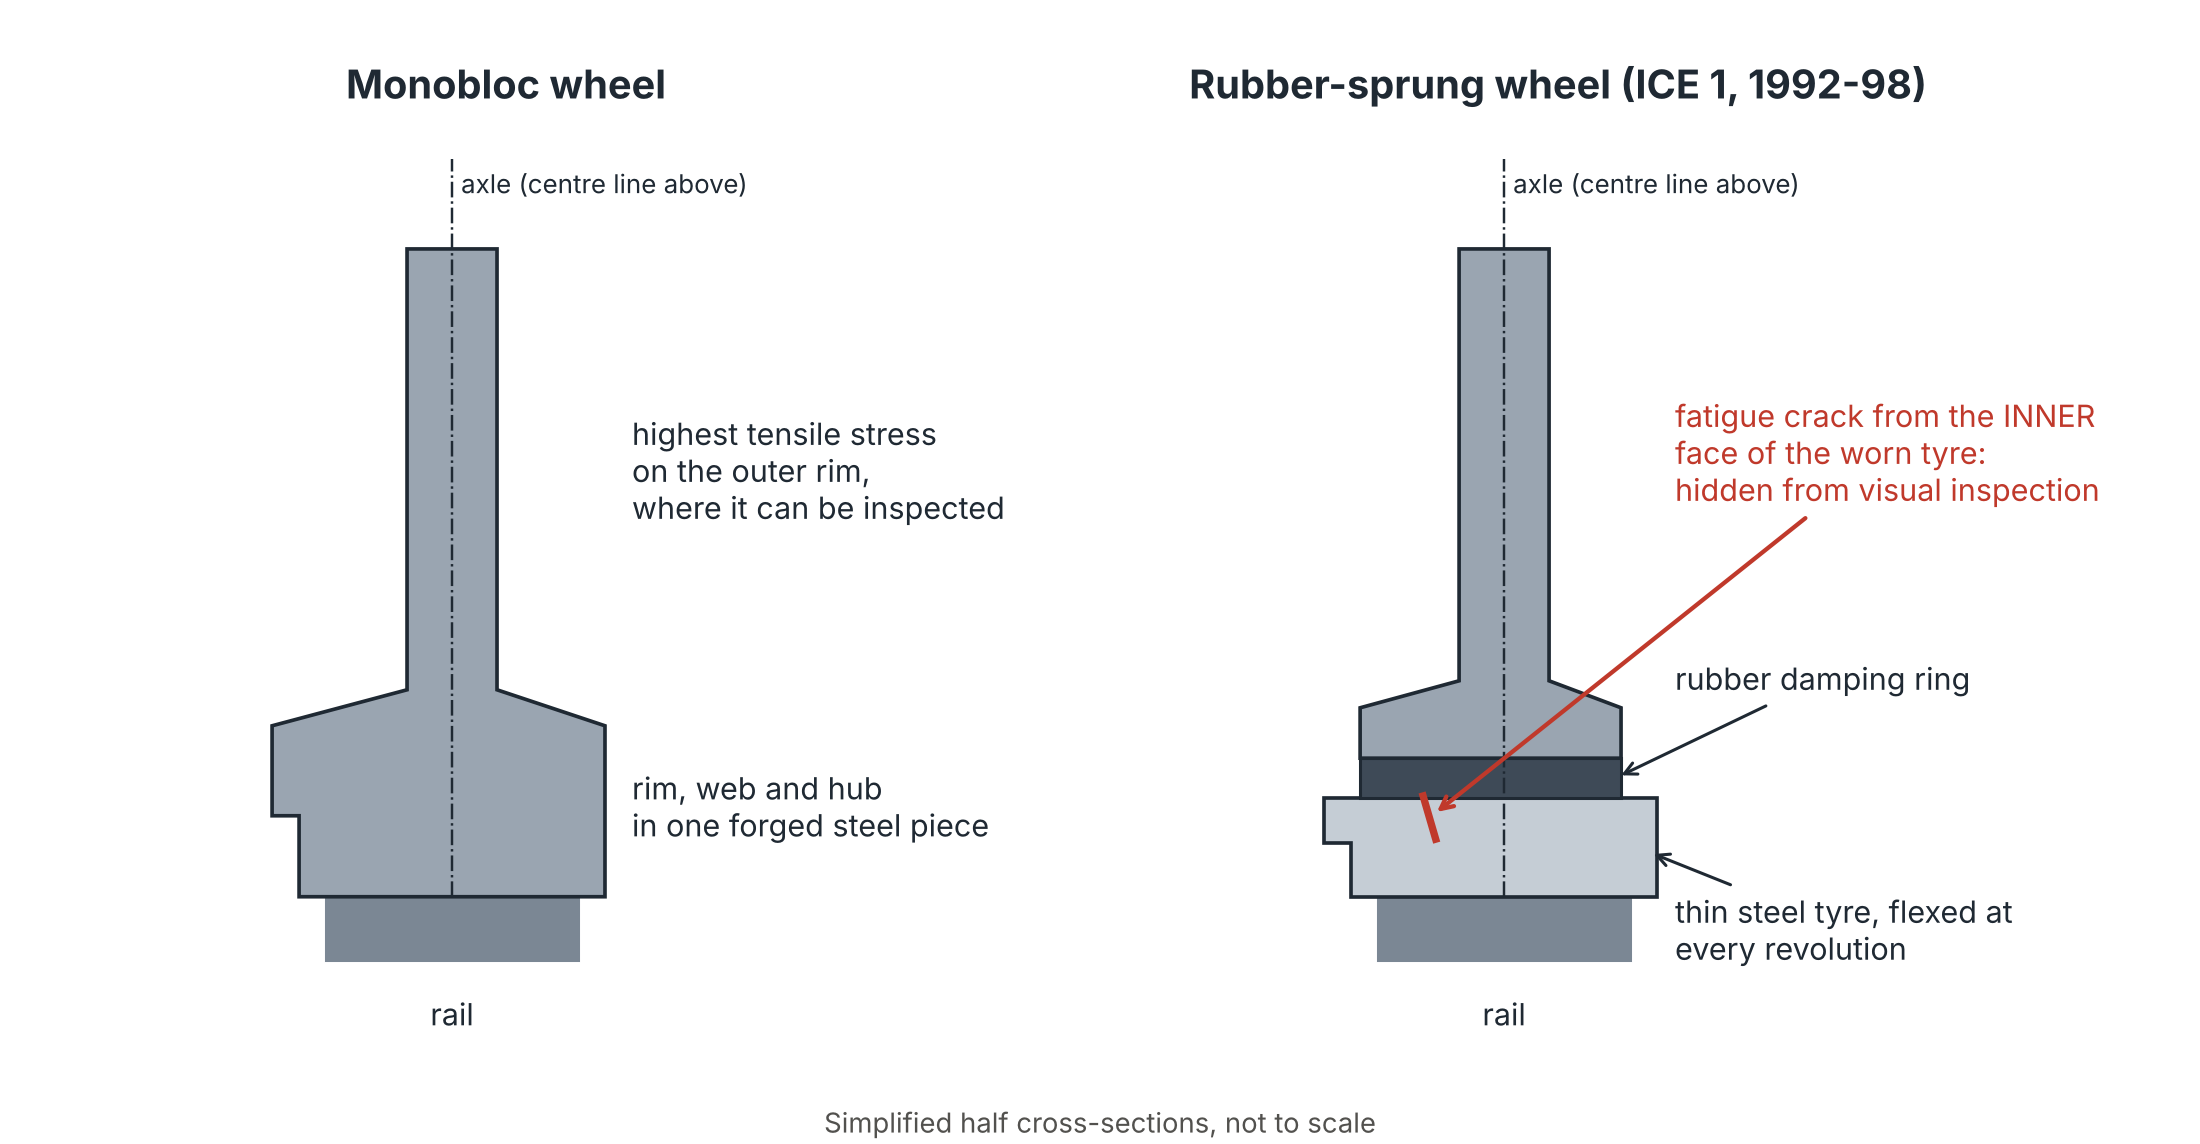

Python code for this plot:
"""Schematic half cross-sections: monobloc wheel vs rubber-sprung (resilient) wheel of the ICE 1
(original simplified drawing, not to scale) -> 04_eschede_wheel_schematic.png"""
import matplotlib
matplotlib.use("Agg")
import matplotlib.pyplot as plt
from matplotlib.patches import Polygon, Rectangle

STEEL, RUBBER, TYRE, INK, RED = "#9AA5B1", "#3E4A57", "#C5CDD5", "#1F2933", "#C0392B"
fig, axs = plt.subplots(1, 2, figsize=(10, 5.2), dpi=220)

def rail(ax):
    ax.add_patch(Rectangle((0.3, -0.55), 1.4, 0.35, color="#7B8794"))
    ax.text(1.0, -0.75, "rail", ha="center", va="top", fontsize=10, color=INK)

def frame(ax, title):
    ax.set_xlim(-0.6, 3.2); ax.set_ylim(-1.2, 4.6); ax.set_aspect("equal"); ax.axis("off")
    ax.text(1.3, 4.45, title, ha="center", va="top", fontsize=13, weight="bold", color=INK)
    ax.plot([1.0, 1.0], [-0.2, 3.9], color=INK, lw=0.8, ls="-.")
    ax.text(1.05, 3.85, "axle (centre line above)", fontsize=8.5, color=INK, va="top")

# --- monobloc
ax = axs[0]; frame(ax, "Monobloc wheel"); rail(ax)
ax.add_patch(Polygon([(0.15, -0.2), (1.85, -0.2), (1.85, 0.75), (1.25, 0.95), (1.25, 3.4),
                      (0.75, 3.4), (0.75, 0.95), (0.0, 0.75), (0.0, 0.25), (0.15, 0.25)],
                     closed=True, fc=STEEL, ec=INK, lw=1.2))
ax.text(2.0, 0.3, "rim, web and hub\nin one forged steel piece", fontsize=10, color=INK, va="center")
ax.text(2.0, 1.9, "highest tensile stress\non the outer rim,\nwhere it can be inspected", fontsize=10, color=INK)

# --- resilient
ax = axs[1]; frame(ax, "Rubber-sprung wheel (ICE 1, 1992-98)"); rail(ax)
ax.add_patch(Polygon([(0.15, -0.2), (1.85, -0.2), (1.85, 0.35), (0.0, 0.35), (0.0, 0.1), (0.15, 0.1)],
                     closed=True, fc=TYRE, ec=INK, lw=1.2))                    # thin tyre
ax.add_patch(Rectangle((0.2, 0.35), 1.45, 0.22, fc=RUBBER, ec=INK, lw=1.0))   # rubber ring
ax.add_patch(Polygon([(0.2, 0.57), (1.65, 0.57), (1.65, 0.85), (1.25, 1.0), (1.25, 3.4),
                      (0.75, 3.4), (0.75, 1.0), (0.2, 0.85)], closed=True, fc=STEEL, ec=INK, lw=1.2))
ax.plot([0.55, 0.62], [0.36, 0.12], color=RED, lw=2.4)                         # crack
ax.annotate("fatigue crack from the INNER\nface of the worn tyre:\nhidden from visual inspection",
            xy=(0.6, 0.25), xytext=(1.95, 2.0), fontsize=10, color=RED,
            arrowprops=dict(arrowstyle="->", color=RED, lw=1.4))
ax.annotate("rubber damping ring", xy=(1.62, 0.46), xytext=(1.95, 0.95), fontsize=10, color=INK,
            arrowprops=dict(arrowstyle="->", color=INK, lw=1.0))
ax.annotate("thin steel tyre, flexed at\nevery revolution", xy=(1.8, 0.05), xytext=(1.95, -0.55),
            fontsize=10, color=INK, arrowprops=dict(arrowstyle="->", color=INK, lw=1.0))
fig.text(0.5, 0.01, "Simplified half cross-sections, not to scale", ha="center", fontsize=9, color="#52514e")
fig.tight_layout(rect=(0, 0.03, 1, 1))
fig.savefig("04_eschede_wheel_schematic.png")
